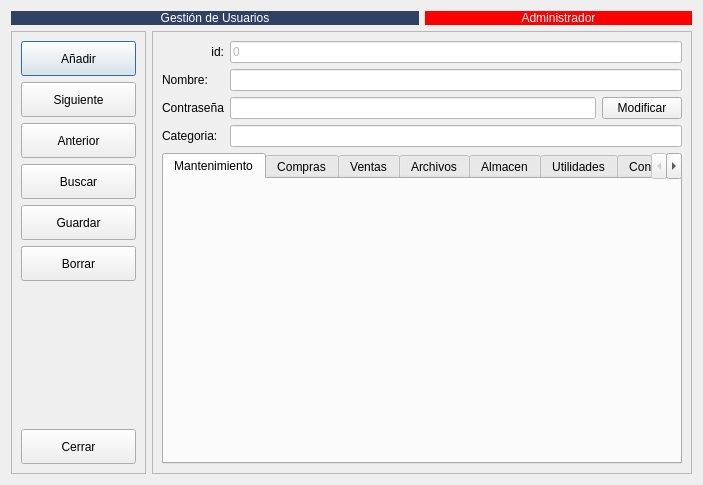
<?xml version="1.0" encoding="UTF-8"?>
<ui version="4.0">
 <class>FrmUsuarios</class>
 <widget class="QDialog" name="FrmUsuarios">
  <property name="geometry">
   <rect>
    <x>0</x>
    <y>0</y>
    <width>703</width>
    <height>485</height>
   </rect>
  </property>
  <property name="windowTitle">
   <string>Dialog</string>
  </property>
  <layout class="QGridLayout" name="gridLayout">
   <item row="0" column="0" colspan="2">
    <widget class="QLabel" name="label">
     <property name="styleSheet">
      <string notr="true">background-color: #304163;
color: rgb(255, 255, 255);
font: 12pt &quot;Sans Serif&quot;;</string>
     </property>
     <property name="text">
      <string>Gestión de Usuarios</string>
     </property>
     <property name="alignment">
      <set>Qt::AlignCenter</set>
     </property>
    </widget>
   </item>
   <item row="0" column="2">
    <widget class="QLabel" name="label_2">
     <property name="styleSheet">
      <string notr="true">background-color: rgb(255, 0, 0);
color: rgb(255, 255, 255);</string>
     </property>
     <property name="text">
      <string>Administrador</string>
     </property>
     <property name="alignment">
      <set>Qt::AlignCenter</set>
     </property>
    </widget>
   </item>
   <item row="1" column="0">
    <widget class="QFrame" name="frame_2">
     <property name="sizePolicy">
      <sizepolicy hsizetype="Maximum" vsizetype="Preferred">
       <horstretch>0</horstretch>
       <verstretch>0</verstretch>
      </sizepolicy>
     </property>
     <property name="frameShape">
      <enum>QFrame::StyledPanel</enum>
     </property>
     <property name="frameShadow">
      <enum>QFrame::Raised</enum>
     </property>
     <layout class="QVBoxLayout" name="verticalLayout_2">
      <item>
       <layout class="QVBoxLayout" name="verticalLayout">
        <item>
         <widget class="QPushButton" name="botAnadir_user">
          <property name="sizePolicy">
           <sizepolicy hsizetype="Expanding" vsizetype="Fixed">
            <horstretch>0</horstretch>
            <verstretch>0</verstretch>
           </sizepolicy>
          </property>
          <property name="minimumSize">
           <size>
            <width>115</width>
            <height>35</height>
           </size>
          </property>
          <property name="maximumSize">
           <size>
            <width>115</width>
            <height>16777215</height>
           </size>
          </property>
          <property name="text">
           <string>Añadir</string>
          </property>
          <property name="icon">
           <iconset resource="../maya.qrc">
            <normaloff>:/Icons/PNG/add.png</normaloff>:/Icons/PNG/add.png</iconset>
          </property>
          <property name="iconSize">
           <size>
            <width>24</width>
            <height>24</height>
           </size>
          </property>
         </widget>
        </item>
        <item>
         <widget class="QPushButton" name="botSiguiente_user">
          <property name="sizePolicy">
           <sizepolicy hsizetype="Expanding" vsizetype="Fixed">
            <horstretch>0</horstretch>
            <verstretch>0</verstretch>
           </sizepolicy>
          </property>
          <property name="minimumSize">
           <size>
            <width>115</width>
            <height>35</height>
           </size>
          </property>
          <property name="maximumSize">
           <size>
            <width>115</width>
            <height>16777215</height>
           </size>
          </property>
          <property name="text">
           <string>Siguiente</string>
          </property>
          <property name="icon">
           <iconset resource="../maya.qrc">
            <normaloff>:/Icons/PNG/Next.png</normaloff>:/Icons/PNG/Next.png</iconset>
          </property>
          <property name="iconSize">
           <size>
            <width>24</width>
            <height>24</height>
           </size>
          </property>
         </widget>
        </item>
        <item>
         <widget class="QPushButton" name="botAnterior_user">
          <property name="sizePolicy">
           <sizepolicy hsizetype="Expanding" vsizetype="Fixed">
            <horstretch>0</horstretch>
            <verstretch>0</verstretch>
           </sizepolicy>
          </property>
          <property name="minimumSize">
           <size>
            <width>115</width>
            <height>35</height>
           </size>
          </property>
          <property name="maximumSize">
           <size>
            <width>115</width>
            <height>16777215</height>
           </size>
          </property>
          <property name="text">
           <string>Anterior</string>
          </property>
          <property name="icon">
           <iconset resource="../maya.qrc">
            <normaloff>:/Icons/PNG/Previous.png</normaloff>:/Icons/PNG/Previous.png</iconset>
          </property>
          <property name="iconSize">
           <size>
            <width>24</width>
            <height>24</height>
           </size>
          </property>
         </widget>
        </item>
        <item>
         <widget class="QPushButton" name="botBuscar_user">
          <property name="sizePolicy">
           <sizepolicy hsizetype="Expanding" vsizetype="Fixed">
            <horstretch>0</horstretch>
            <verstretch>0</verstretch>
           </sizepolicy>
          </property>
          <property name="minimumSize">
           <size>
            <width>115</width>
            <height>35</height>
           </size>
          </property>
          <property name="maximumSize">
           <size>
            <width>115</width>
            <height>16777215</height>
           </size>
          </property>
          <property name="text">
           <string>Buscar</string>
          </property>
          <property name="icon">
           <iconset resource="../maya.qrc">
            <normaloff>:/Icons/PNG/search.png</normaloff>:/Icons/PNG/search.png</iconset>
          </property>
          <property name="iconSize">
           <size>
            <width>24</width>
            <height>24</height>
           </size>
          </property>
         </widget>
        </item>
        <item>
         <widget class="QPushButton" name="botGuardar_user">
          <property name="sizePolicy">
           <sizepolicy hsizetype="Expanding" vsizetype="Fixed">
            <horstretch>0</horstretch>
            <verstretch>0</verstretch>
           </sizepolicy>
          </property>
          <property name="minimumSize">
           <size>
            <width>115</width>
            <height>35</height>
           </size>
          </property>
          <property name="maximumSize">
           <size>
            <width>115</width>
            <height>16777215</height>
           </size>
          </property>
          <property name="text">
           <string>Guardar</string>
          </property>
          <property name="icon">
           <iconset resource="../maya.qrc">
            <normaloff>:/Icons/PNG/Save.png</normaloff>:/Icons/PNG/Save.png</iconset>
          </property>
          <property name="iconSize">
           <size>
            <width>24</width>
            <height>24</height>
           </size>
          </property>
         </widget>
        </item>
        <item>
         <widget class="QPushButton" name="botBorrar_user">
          <property name="sizePolicy">
           <sizepolicy hsizetype="Expanding" vsizetype="Fixed">
            <horstretch>0</horstretch>
            <verstretch>0</verstretch>
           </sizepolicy>
          </property>
          <property name="minimumSize">
           <size>
            <width>115</width>
            <height>35</height>
           </size>
          </property>
          <property name="maximumSize">
           <size>
            <width>115</width>
            <height>16777215</height>
           </size>
          </property>
          <property name="text">
           <string>Borrar</string>
          </property>
          <property name="icon">
           <iconset>
            <normaloff>:/Icons/PNG/delete.png</normaloff>:/Icons/PNG/delete.png</iconset>
          </property>
          <property name="iconSize">
           <size>
            <width>24</width>
            <height>24</height>
           </size>
          </property>
         </widget>
        </item>
        <item>
         <spacer name="verticalSpacer_7">
          <property name="orientation">
           <enum>Qt::Vertical</enum>
          </property>
          <property name="sizeHint" stdset="0">
           <size>
            <width>20</width>
            <height>40</height>
           </size>
          </property>
         </spacer>
        </item>
        <item>
         <widget class="QPushButton" name="botCerrar_2">
          <property name="sizePolicy">
           <sizepolicy hsizetype="Expanding" vsizetype="Fixed">
            <horstretch>0</horstretch>
            <verstretch>0</verstretch>
           </sizepolicy>
          </property>
          <property name="minimumSize">
           <size>
            <width>115</width>
            <height>35</height>
           </size>
          </property>
          <property name="maximumSize">
           <size>
            <width>115</width>
            <height>16777215</height>
           </size>
          </property>
          <property name="text">
           <string>Cerrar</string>
          </property>
          <property name="icon">
           <iconset resource="../maya.qrc">
            <normaloff>:/Icons/PNG/alert.png</normaloff>:/Icons/PNG/alert.png</iconset>
          </property>
         </widget>
        </item>
       </layout>
      </item>
     </layout>
    </widget>
   </item>
   <item row="1" column="1" colspan="2">
    <widget class="QFrame" name="frame">
     <property name="sizePolicy">
      <sizepolicy hsizetype="MinimumExpanding" vsizetype="Preferred">
       <horstretch>0</horstretch>
       <verstretch>0</verstretch>
      </sizepolicy>
     </property>
     <property name="frameShape">
      <enum>QFrame::StyledPanel</enum>
     </property>
     <property name="frameShadow">
      <enum>QFrame::Raised</enum>
     </property>
     <layout class="QGridLayout" name="gridLayout_16">
      <item row="0" column="1">
       <widget class="QLineEdit" name="txt_id_user">
        <property name="enabled">
         <bool>false</bool>
        </property>
        <property name="minimumSize">
         <size>
          <width>100</width>
          <height>0</height>
         </size>
        </property>
        <property name="styleSheet">
         <string notr="true">background-color: rgb(255, 255, 255);</string>
        </property>
        <property name="text">
         <string>0</string>
        </property>
        <property name="readOnly">
         <bool>true</bool>
        </property>
       </widget>
      </item>
      <item row="3" column="1">
       <widget class="QLineEdit" name="txt_categoria_user">
        <property name="styleSheet">
         <string notr="true">background-color: rgb(255, 255, 255);</string>
        </property>
       </widget>
      </item>
      <item row="4" column="0" colspan="2">
       <widget class="QTabWidget" name="tabWidget_4">
        <property name="currentIndex">
         <number>0</number>
        </property>
        <widget class="QWidget" name="tab_manten">
         <attribute name="title">
          <string>Mantenimiento</string>
         </attribute>
        </widget>
        <widget class="QWidget" name="tab_compras">
         <attribute name="title">
          <string>Compras</string>
         </attribute>
        </widget>
        <widget class="QWidget" name="tab_ventas">
         <attribute name="title">
          <string>Ventas</string>
         </attribute>
        </widget>
        <widget class="QWidget" name="tab_archivos">
         <attribute name="title">
          <string>Archivos</string>
         </attribute>
        </widget>
        <widget class="QWidget" name="tab_almacen">
         <attribute name="title">
          <string>Almacen</string>
         </attribute>
        </widget>
        <widget class="QWidget" name="tab_utils">
         <attribute name="title">
          <string>Utilidades</string>
         </attribute>
        </widget>
        <widget class="QWidget" name="tab_conta">
         <attribute name="title">
          <string>Contabilidad</string>
         </attribute>
        </widget>
        <widget class="QWidget" name="tab_secMed">
         <attribute name="title">
          <string>Secretaria Medica</string>
         </attribute>
        </widget>
        <widget class="QWidget" name="tab_med">
         <attribute name="title">
          <string>Informacion Medica</string>
         </attribute>
        </widget>
        <widget class="QWidget" name="tab_admin">
         <attribute name="title">
          <string>Administrador</string>
         </attribute>
        </widget>
        <widget class="QWidget" name="tab_noZone">
         <attribute name="title">
          <string>Sin Zona</string>
         </attribute>
        </widget>
       </widget>
      </item>
      <item row="0" column="0">
       <widget class="QLabel" name="label_38">
        <property name="text">
         <string>id:</string>
        </property>
        <property name="alignment">
         <set>Qt::AlignRight|Qt::AlignTrailing|Qt::AlignVCenter</set>
        </property>
       </widget>
      </item>
      <item row="2" column="0">
       <widget class="QLabel" name="label_39">
        <property name="text">
         <string>Contraseña</string>
        </property>
       </widget>
      </item>
      <item row="1" column="0">
       <widget class="QLabel" name="label_12">
        <property name="text">
         <string>Nombre:</string>
        </property>
       </widget>
      </item>
      <item row="1" column="1">
       <widget class="QLineEdit" name="txt_nombre_user">
        <property name="styleSheet">
         <string notr="true">background-color: rgb(255, 255, 255);</string>
        </property>
       </widget>
      </item>
      <item row="2" column="1">
       <layout class="QHBoxLayout" name="horizontalLayout_3">
        <item>
         <widget class="QLineEdit" name="txt_pass_user">
          <property name="styleSheet">
           <string notr="true">background-color: rgb(255, 255, 255);</string>
          </property>
          <property name="echoMode">
           <enum>QLineEdit::Password</enum>
          </property>
         </widget>
        </item>
        <item>
         <widget class="QPushButton" name="btn_modPass">
          <property name="text">
           <string>Modificar</string>
          </property>
         </widget>
        </item>
       </layout>
      </item>
      <item row="3" column="0">
       <widget class="QLabel" name="label_40">
        <property name="text">
         <string>Categoria:</string>
        </property>
       </widget>
      </item>
     </layout>
    </widget>
   </item>
  </layout>
 </widget>
 <resources>
  <include location="../maya.qrc"/>
 </resources>
 <connections/>
</ui>
